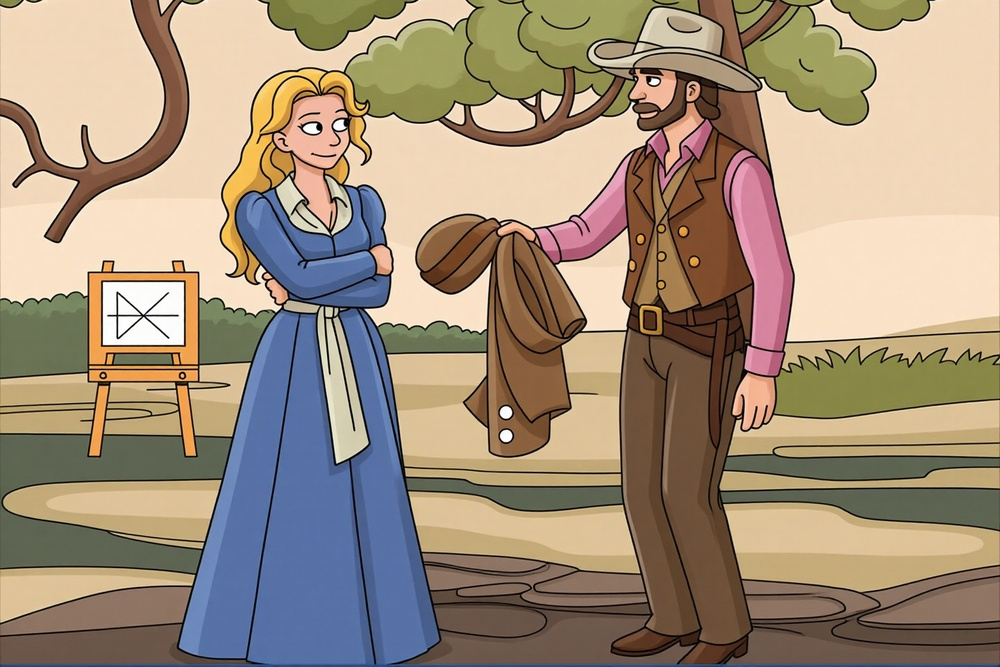
#> input picture assets/proto.jpg, 1000 x 667 px, shrunk from 1440 x 960 before the run
$ python -i image_utils.py   (imports and definitions only)
#> lines starting #> are read from the running program, lines starting #| are printed output that depends on the picture
#> further down, picture is the input picture: shape (667, 1000, 3); mean B, G, R 123.2, 144.4, 161.8
# image_ops.py
import os
import json
from typing import List, Dict, Any, Literal
import numpy as np
import cv2
import logging

CoordOrigin = Literal["top-left", "bottom-left"]

# [72 lines left out: functions decode_image_from_path, parse_config_from_path, _norm_points_to_pixels, crop_patches_aabb_from_paths, not called in this run]

def feather_image_array(img: np.ndarray,
                    feather: int = 8,
                    shrink: int = 0,
                    gamma: float = 1.0) -> np.ndarray:
    """
    对整张小图四边向内羽化
    - img: np.ndarray，支持 GRAY/BGR/BGRA
    - feather: 羽化半径（像素）
    - shrink: 先整体向内收缩若干像素（腐蚀），可减轻边缘硬痕
    - gamma: 透明度曲线，<1更软、>1更硬，1为线性
    """
#> called with feather = 8, shrink = 0, gamma = 1
    if img is None or img.size == 0:
        raise ValueError("empty image")
    H, W = img.shape[:2]
#> H = 667; W = 1000

    # --- 构造有边界的 mask：边界为0，内部为255 ---
    mask = np.zeros((H, W), np.uint8)
    if H > 2 and W > 2:
        mask[1:H-1, 1:W-1] = 255
    else:
        mask[:, :] = 255  # 图太小，直接全不羽化

    # 可选整体收缩（向内腐蚀）
    if shrink > 0:
        k = cv2.getStructuringElement(cv2.MORPH_ELLIPSE, (2*shrink+1, 2*shrink+1))
        mask = cv2.erode(mask, k)

    # --- 距离变换生成 0..1 的 alpha ---
    if feather > 0:
        dist = cv2.distanceTransform((mask > 0).astype(np.uint8), cv2.DIST_L2, 3)
        alpha = np.clip(dist / float(feather), 0.0, 1.0).astype(np.float32)
    else:
        alpha = (mask > 0).astype(np.float32)

    if gamma is not None and gamma > 0 and gamma != 1.0:
        alpha = np.power(alpha, gamma)

    # --- 组 BGRA，并与原 alpha 相乘（若存在） ---
    if img.ndim == 2:
        bgra = cv2.cvtColor(img, cv2.COLOR_GRAY2BGRA)
        a0 = np.ones((H, W), np.float32)
    elif img.shape[2] == 3:
        bgra = cv2.cvtColor(img, cv2.COLOR_BGR2BGRA)
        a0 = np.ones((H, W), np.float32)
    elif img.shape[2] == 4:
        bgra = img.copy()
        a0 = bgra[:, :, 3].astype(np.float32) / 255.0
    else:
        raise ValueError("Unsupported image shape/channels")

    a = np.clip(alpha * a0, 0.0, 1.0)
    out = bgra.copy()
    out[:, :, 3] = (a * 255.0 + 0.5).astype(np.uint8)
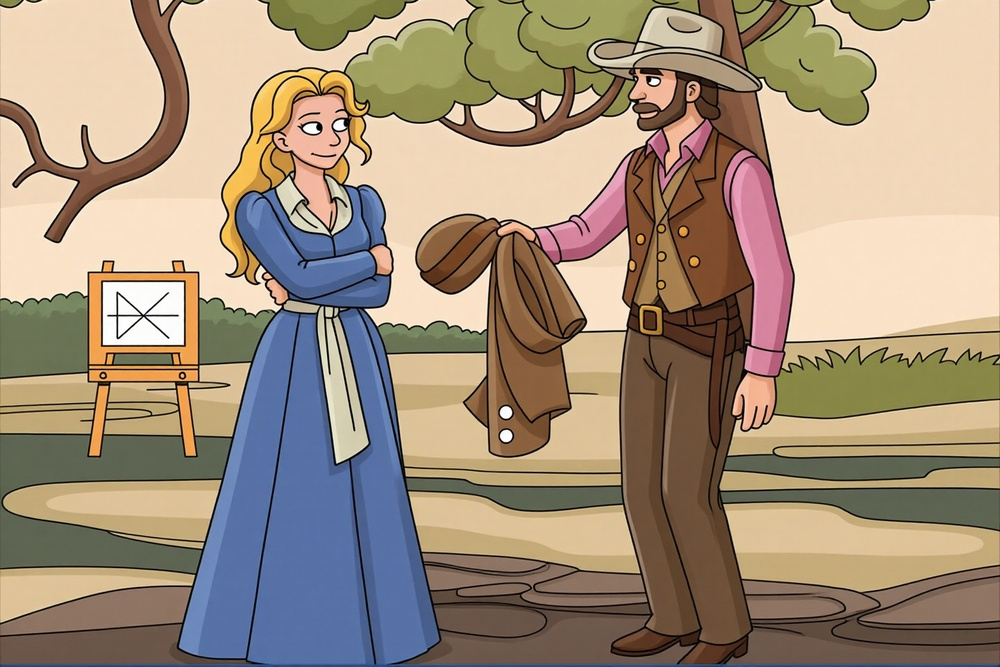
#> out: shape (667, 1000, 4); mean B, G, R, A 123.2, 144.4, 161.8, 249

    return out

# [16 lines left out: functions save_image, feather_image, not called in this run]

>>> import cv2
>>> picture = cv2.imread('assets/proto.jpg')
>>> result = feather_image_array(picture)
